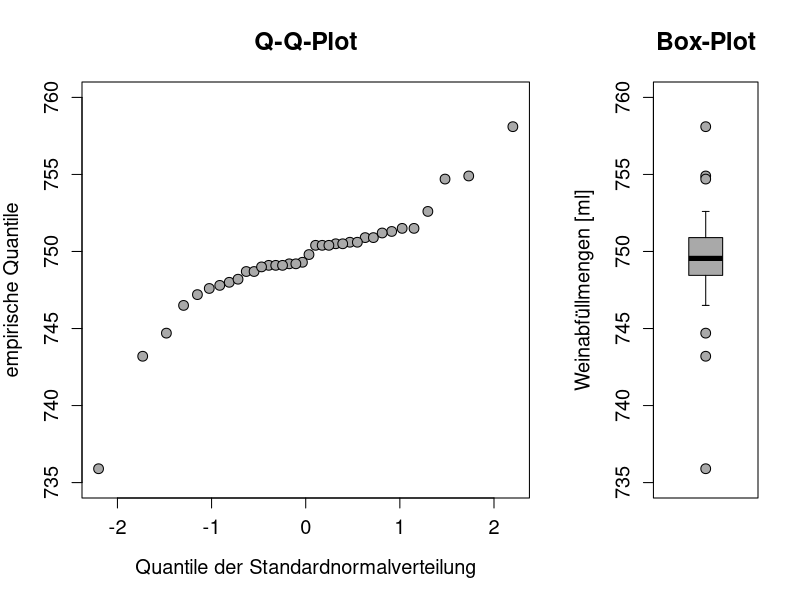

Reproduce this figure in R.
# Daten aus der Uebungsaufgabe
wein <- c(750.9, 749.8, 750.6, 751.5, 748.0, 750.4, 747.6, 
 752.6, 750.5, 751.3, 749.1, 758.1, 743.2, 748.7, 749.3, 747.8, 
 735.9, 750.4, 746.5, 748.7, 749.2, 749.2, 750.6, 754.9, 749.1, 
 750.9, 754.7, 751.5, 751.2, 750.4, 750.5, 748.2, 749.0, 749.1, 
 744.7, 747.2)

# Grafik erzeugen
layout(matrix(c(1,2), byrow = TRUE, ncol = 2), widths = c(2.5,1))

qqnorm(wein, ylim = c(735, 760),
  cex = 1.3, pch = 21, bg = "dark grey",
  main = "Q-Q-Plot", cex.main = 1.5,
  xlab = "Quantile der Standardnormalverteilung", 
  ylab = "empirische Quantile", 
  cex.axis = 1.2, cex.lab = 1.2)

boxplot(wein, ylim = c(735, 760),
  cex = 1.3, pch = 21, bg = "dark grey", 
  boxwex = 0.7, staplewex = 0.2, col = "dark grey", 
  medlwd = 5, whisklty = 1, 
  main = "Box-Plot", cex.main = 1.5,
  ylab = "Weinabfüllmengen [ml]", 
  cex.axis = 1.2, cex.lab = 1.2)

# Vorzeichen-Rangsummentest
wilcox.test(wein, alternative="less", mu=750)

# Exakte p-Werte
library(exactRankTests)
wilcox.exact(wein, alternative = "less", mu = 750)
